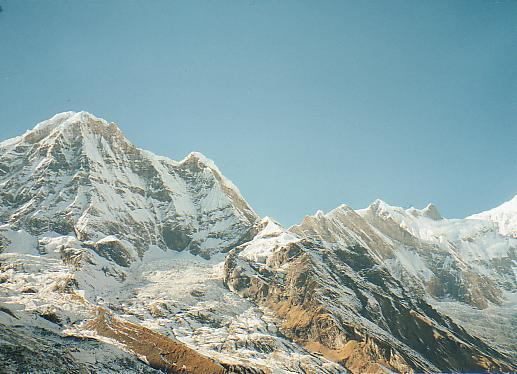
#> input picture A3-u7439250/code/Task2/images/mountain1.jpg, 517 x 374 px
$ jupyter execute Task2_code.ipynb
#> lines starting #> are read from the running program, lines starting #| are printed output that depends on the picture; after the words box and inside, x2 and y2 are one past the last pixel; in counts of white or black regions, pixels touching at a corner belong together
# Task-2 Two-view DLT based homography estimation. (12 marks)

A transformation from the homogeneous projective space 𝑃^3
to itself is called homography. A homography is represented by a 3 × 3 matrix with 8 degrees of freedom (scale, as usual, does
not matter).
\[
\begin{bmatrix}
x_cw & y_cw & w \\
\end{bmatrix}
=
\begin{bmatrix}
h_{11} & h_{12} & h_{13} \\
h_{21} & h_{22} & h_{23} \\
h_{31} & h_{32} & h_{33} \\
\end{bmatrix}
\begin{bmatrix}
x_R \\
y_R \\
1 \\
\end{bmatrix}
\]

The goal of this task is to use the DLT algorithm to estimate a 3 × 3 homography matrix.
You are given two images of a mountain as shown below.

[cell 1]
import cv2
import numpy as np

# Read the first image
mountain1 = cv2.imread("images/mountain1.jpg")
#> mountain1 is the input picture: shape (374, 517, 3); mean B, G, R 165, 163.3, 138.9
# Convert the image from BGR to RGB
image1_rgb = cv2.cvtColor(mountain1, cv2.COLOR_BGR2RGB)

# Read the second image
mountain2 = cv2.imread("images/mountain2.jpg")
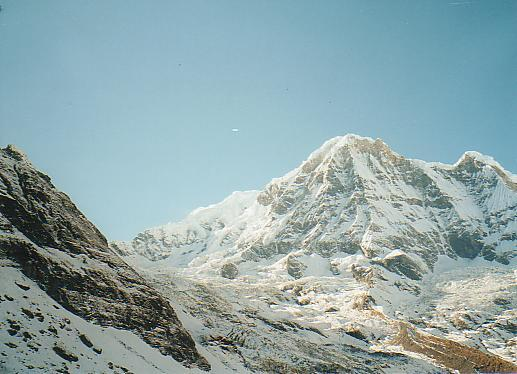
#> input picture A3-u7439250/code/Task2/images/mountain2.jpg, 517 x 374 px
#> mountain2 is the input picture: shape (374, 517, 3); mean B, G, R 169.1, 166.7, 143.4
# Convert the image from BGR to RGB
image2_rgb = cv2.cvtColor(mountain2, cv2.COLOR_BGR2RGB)

Calculate the 3 × 3 homography matrix between the two images, from corresponding points in
both images, using the DLT algorithm. You are required to implement your function in the
following syntax.

[cell 2]
import numpy as np

def homography(u2_trans, v2_trans, u_base, v_base):
    # Construct the A matrix
    A = []
    dim = len(u_base)
    for i in range(dim):
        A.append([-u_base[i], -v_base[i], -1, 0, 0, 0, u_base[i]*u2_trans[i], v_base[i]*u2_trans[i], u2_trans[i]])
        A.append([0, 0, 0, -u_base[i], -v_base[i], -1, u_base[i]*v2_trans[i], v_base[i]*v2_trans[i], v2_trans[i]])
    A = np.asarray(A)
    # Compute the singular value decomposition of A
    U, D, V = np.linalg.svd(A)
    # Extract the homography matrix from the last row of V
    h_mat = V[-1, :].reshape(3, 3)
    # Normalize the homography matrix
    h_mat /= h_mat[2, 2]
    return h_mat

[cell 3]
import numpy as np

def normalize_coordinates(points,img):

    h, w = img.shape[:2]
    T_norm = np.array([[w + h, 0, w / 2],
                       [0, w + h, h / 2],
                       [0, 0, 1]])
    # Normalize the points
    normalized_points = np.dot(T_norm, points.T).T
    return normalized_points, T_norm

def homography_w_normalisation(u2_trans, v2_trans, u_base, v_base, img_base, img_trans):
    # Combine the u and v coordinates into homogeneous coordinates
    points_trans = np.column_stack((u2_trans, v2_trans, np.ones_like(u2_trans)))
    points_base = np.column_stack((u_base, v_base, np.ones_like(u_base)))
    # Normalize the coordinates of the points
    normalized_points_trans, T_trans = normalize_coordinates(points_trans,img_trans)
    normalized_points_base, T_base = normalize_coordinates(points_base,img_base)

    # Estimate the homography matrix using the normalized points
    h_mat = homography(normalized_points_trans[:, 0], normalized_points_trans[:, 1],
                       normalized_points_base[:, 0], normalized_points_base[:, 1])
    # Denormalize the homography matrix
    H = np.linalg.inv(T_trans).dot(h_mat).dot(T_base)
    H /= H[2, 2]
    return H

[cell 4]
import cv2
import numpy as np

def find_matching_points(image1, image2):
    sift = cv2.SIFT_create()
    keypoints1, descriptors1 = sift.detectAndCompute(image1, None)
#> keypoints1 = 1077 keypoints; strongest (x, y, size): (258, 329, 2), (412, 311, 2.1), (234, 366, 2), (30, 291, 3.9)
    keypoints2, descriptors2 = sift.detectAndCompute(image2, None)
#> keypoints2 = 1030 keypoints; strongest (x, y, size): (68, 322, 2.1), (11, 299, 2.4), (367, 341, 2), (223, 347, 2)

    matcher = cv2.BFMatcher(cv2.NORM_L2, crossCheck=True)
    matches = matcher.match(descriptors1, descriptors2)
#> matches = 461 matches

    np.random.seed(42)
    num_matches = len(matches)
#> num_matches = 461
    num_samples = int(np.ceil(num_matches / 2))
#> num_samples = 231
    random_indices = np.random.choice(range(num_matches), size=num_samples, replace=False)
#> random_indices = 231 values, max 459 at index 171, min 0 at index 19, mean 224.8
    selected_matches = [matches[i] for i in random_indices]
#> selected_matches = 231 matches

    selected_points1 = np.array([keypoints1[match.queryIdx].pt for match in selected_matches])
#> selected_points1 = 231 pairs, first value 2.53 to 508.5, second value 121.7 to 370.8
    selected_points2 = np.array([keypoints2[match.trainIdx].pt for match in selected_matches])
#> selected_points2 = 231 pairs, first value 7.59 to 508.9, second value 140.2 to 370.6

    return selected_points1, selected_points2

# get the match points
selected_points1, selected_points2 = find_matching_points(mountain1, mountain2)
# save as npy
np.save('selected_points1.npy', selected_points1)
np.save('selected_points2.npy', selected_points2)

[cell 5]
def calculate_distances(h_mat, u2_trans, v2_trans, u_base, v_base):
    # Convert coordinates to homogeneous coordinates
    points_trans = np.column_stack((u2_trans, v2_trans, np.ones_like(u2_trans)))
    points_base = np.column_stack((u_base, v_base, np.ones_like(u_base)))
    # Warp points_trans using the estimated homography
    warped_points_trans = np.dot(h_mat, points_base.T).T
    warped_points_trans /= warped_points_trans[:, 2:]
    # Calculate Euclidean distances between warped_points_trans and points_base
    distances = np.sqrt(np.sum((warped_points_trans[:, :2] - points_trans[:, :2])**2, axis=1))
    return distances

[cell 6]
#RANSAC
import random

def homography_w_normalisation_ransac(u_trans, v_trans, u_base, v_base, img_base, img_trans, dis_thresh, inlier_thresh, max_iter):
    best_h_mat = None
    best_inliers = []

    for _ in range(max_iter):
        # Randomly select a subset of correspondences
        indices = random.sample(range(len(u_trans)), k=4)
        selected_u_trans = [u_trans[i] for i in indices]
        selected_v_trans = [v_trans[i] for i in indices]
        selected_u_base = [u_base[i] for i in indices]
        selected_v_base = [v_base[i] for i in indices]
        # Estimate homography with normalization using the selected correspondences
        h_mat = homography_w_normalisation(selected_u_trans, selected_v_trans,
                                           selected_u_base, selected_v_base,
                                           img_base, img_trans)
        # Calculate distances between estimated homography and all correspondences
        distances = calculate_distances(h_mat, u_trans, v_trans, u_base, v_base)
        # Find inliers based on distance threshold
        inliers = np.where(distances < dis_thresh)[0]
        # Check if the number of inliers exceeds the current best
        if len(inliers) > len(best_inliers) and len(inliers) > inlier_thresh:
            best_h_mat = h_mat
            best_inliers = inliers
    return best_h_mat

[cell 7]
# Warp mountain1 image using the homography matrix
import matplotlib.pyplot as plt
u_base = [point[0] for point in selected_points1]
#> u_base = 231 values, max 508.5 at index 171, min 2.53 at index 19, mean 169.8
v_base = [point[1] for point in selected_points1]
#> v_base = 231 values, max 370.8 at index 179, min 121.7 at index 43, mean 250
u_trans = [point[0] for point in selected_points2]
#> u_trans = 231 values, max 508.9 at index 159, min 7.59 at index 200, mean 313.8
v_trans = [point[1] for point in selected_points2]
#> v_trans = 231 values, max 370.6 at index 10, min 140.2 at index 43, mean 256.9
h_mat = homography_w_normalisation_ransac(u_trans, v_trans, u_base, v_base, mountain1, mountain2, dis_thresh = 30, inlier_thresh = 100, max_iter = 10000)
#> the loop in homography_w_normalisation_ransac, `for _ in range(max_iter):` made 10000 passes
#> (indices, selected_u_trans, selected_v_trans, selected_u_base, selected_v_base, inliers) on passes 2, 4, 5: ([107, 10, 66, 130], [132.8, 58.2, 234.4, 141.6], [270.1, 370.6, 318.4, 286.3], [112.9, 498, 248, 92.52], [369.4, 303.6, 211.6, 342.4], [10, 66, 107, 122, 130, 182]), ([77, 122, 91, 149], [332, 182, 389.3, 35.35], [358.2, 346.9, 261.4, 255], [18.92, 132.2, 101.5, 233.5], [339.4, 152.8, 246.5, 182.1], [25, 32, 35, 77, 91, 122, 149, 168, 173, 217]), ([228, 55, 129, 35], [53.07, 413.1, 12.02, 159.4], [196.6, 224.7, 332.9, 300.6], [232.1, 131.8, 4.66, 202], [274.9, 213.2, 203.2, 322.4], [25, 30, 35, 55, 61, 63, 129, 130, 132, 168, 228])
#h_mat = homography_w_normalisation_ransac_song(mountain1, mountain2,selected_points1, selected_points2, threshold = 5, max_iterations = 1000)

[cell 8]
import matplotlib.pyplot as plt
# Load the images
img1 = cv2.imread('images/mountain1.jpg')
img2 = cv2.imread('images/mountain2.jpg')

# Convert colors from BGR to RGB
img1 = cv2.cvtColor(img1, cv2.COLOR_BGR2RGB)
img2 = cv2.cvtColor(img2, cv2.COLOR_BGR2RGB)

# Warp the first image according to the homography matrix
img1_warped = cv2.warpPerspective(img1, h_mat, (img1.shape[1] + img2.shape[1], img1.shape[0]))
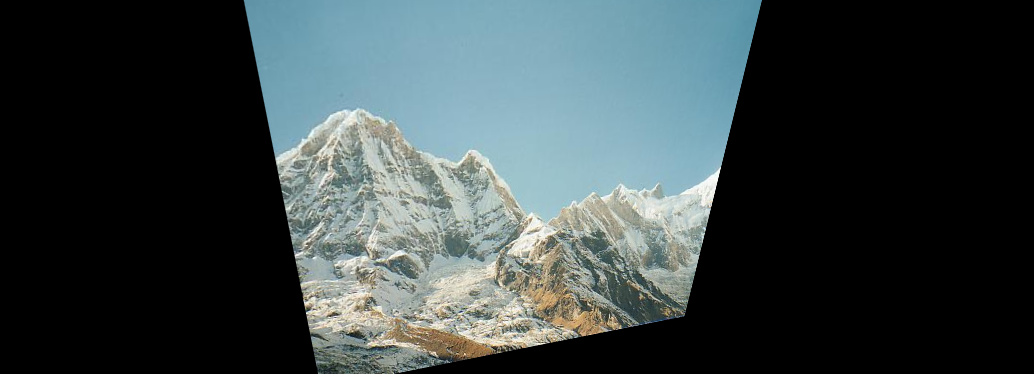
#> img1_warped: shape (374, 1034, 3); mean R, G, B 56.7, 67, 68.2

# Create a new image that will hold the panorama
panorama = np.zeros((max(img1_warped.shape[0], img2.shape[0]), img1_warped.shape[1], 3), dtype=np.uint8)

# Copy the second image to the right side of the panorama
panorama[0:img2.shape[0], 0:img2.shape[1]] = img2
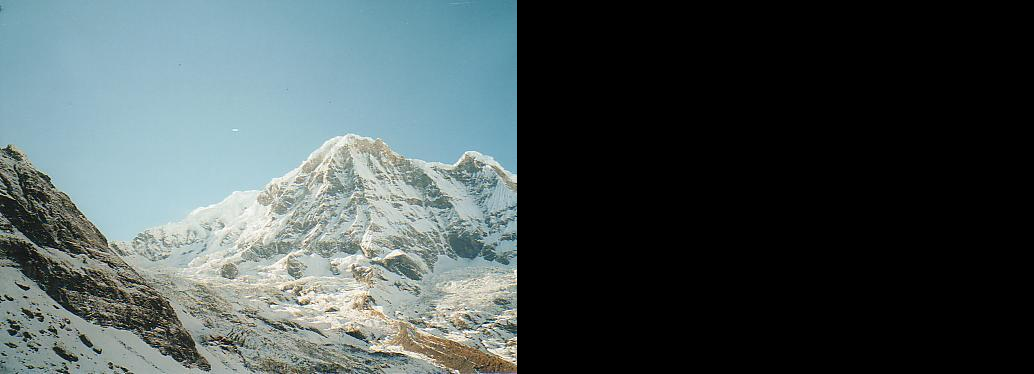
#> panorama: shape (374, 1034, 3); mean R, G, B 71.7, 83.4, 84.6

# Now, blend the two images
# First, create a mask where the warped image will be placed
mask = np.all(panorama == 0, axis=2)
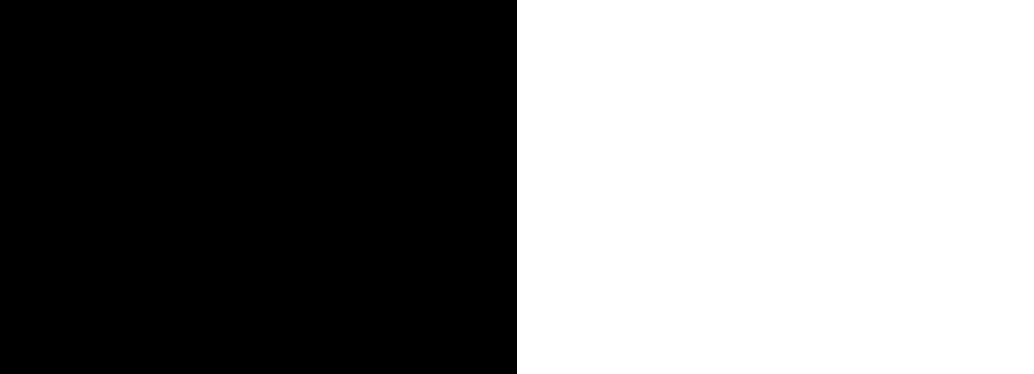
#> mask: shape (374, 1034) bool; 50% white; 1 white region, box (x1, y1, x2, y2) and area: (517, 0, 1034, 374) 193358

# Now copy the warped image into the panorama image
panorama[mask] = img1_warped[mask]
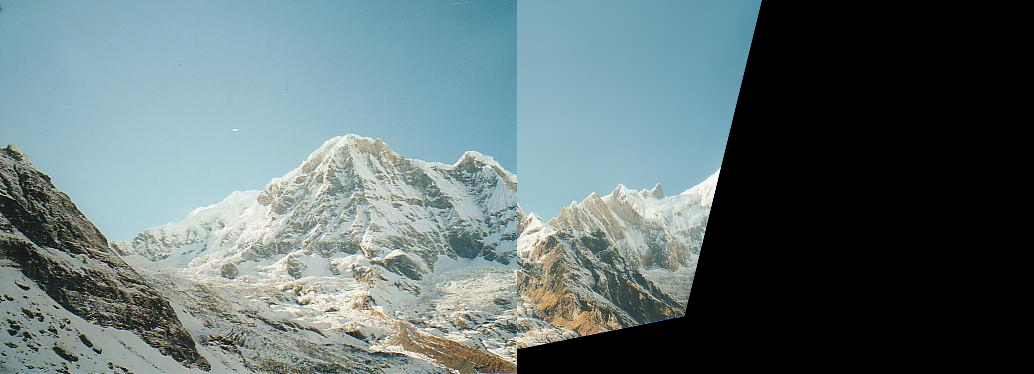
#> panorama: shape (374, 1034, 3); 17.63% of pixels changed, all inside (x1, y1, x2, y2) = (517, 0, 762, 350)

# Display the stitched image
plt.figure(figsize=(10,10))
plt.imshow(panorama)
plt.axis('off')
plt.show()
